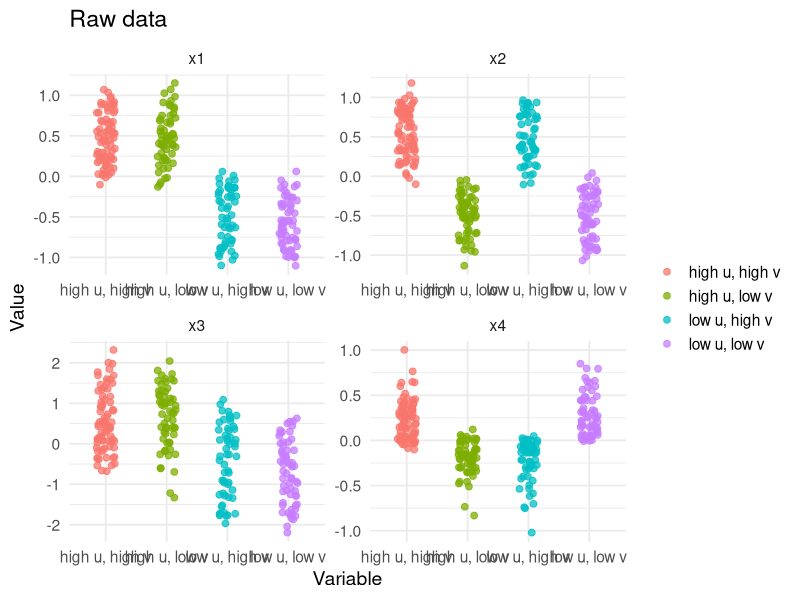
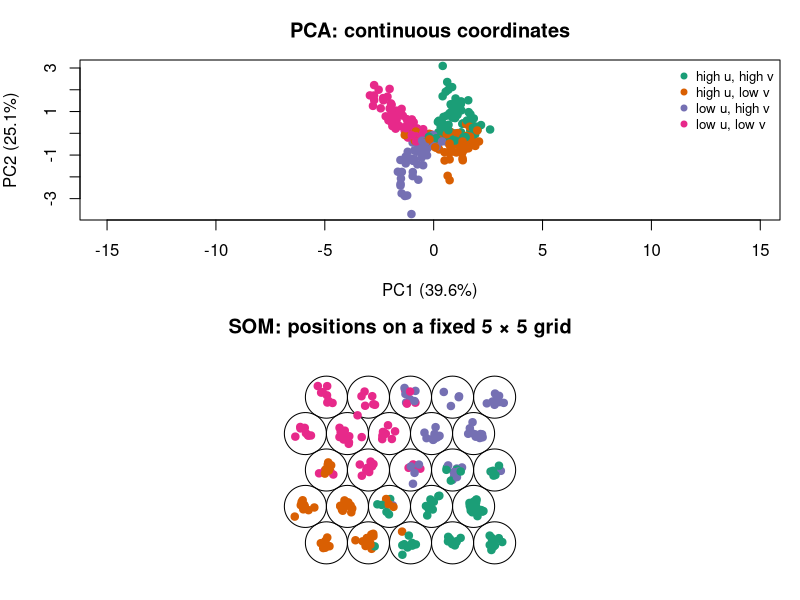
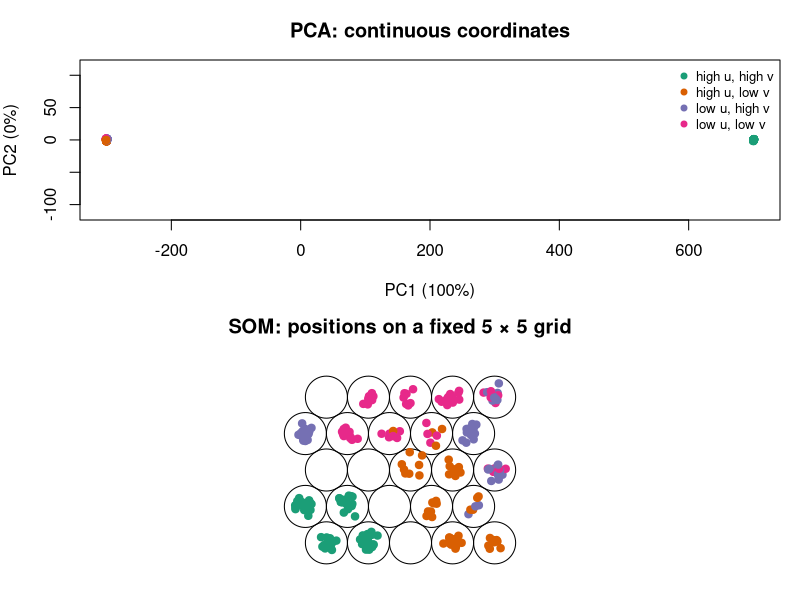
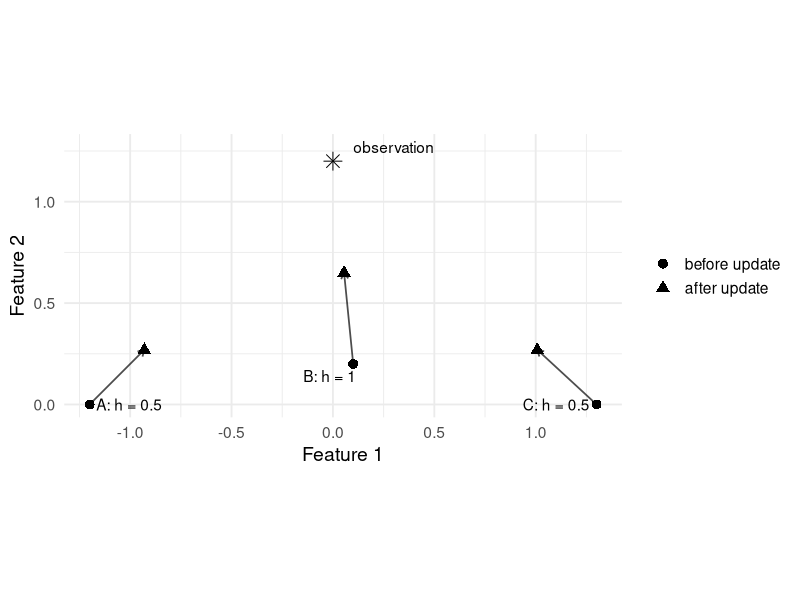
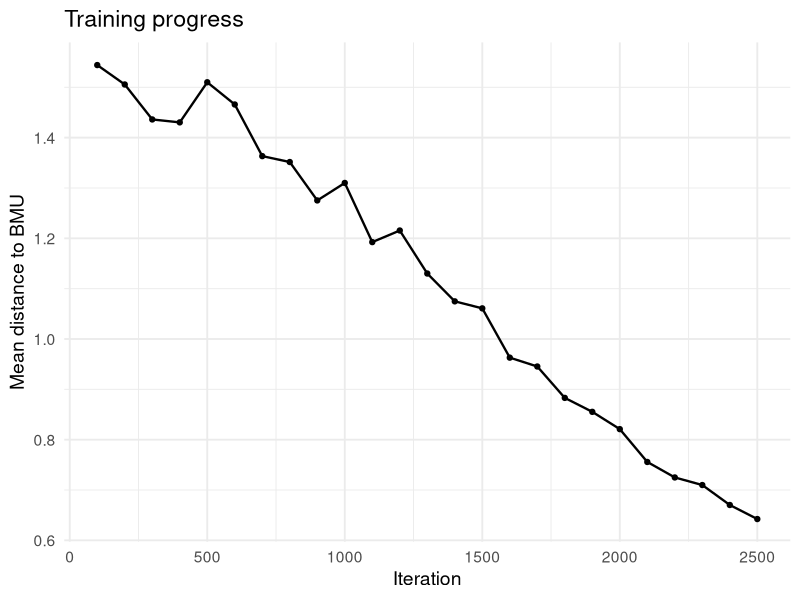
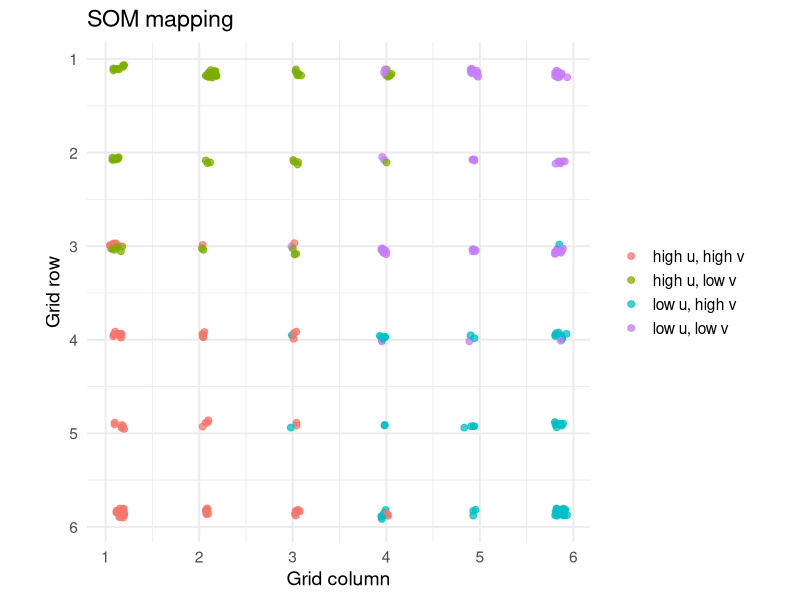
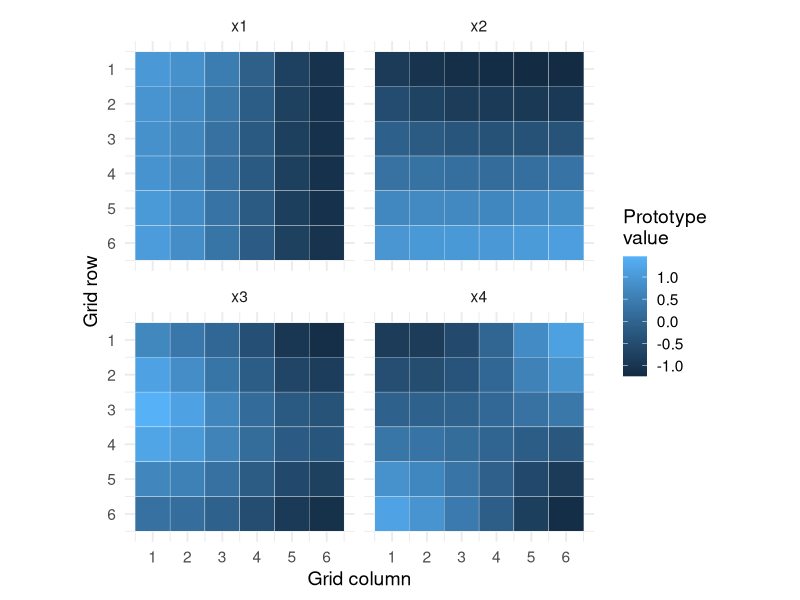
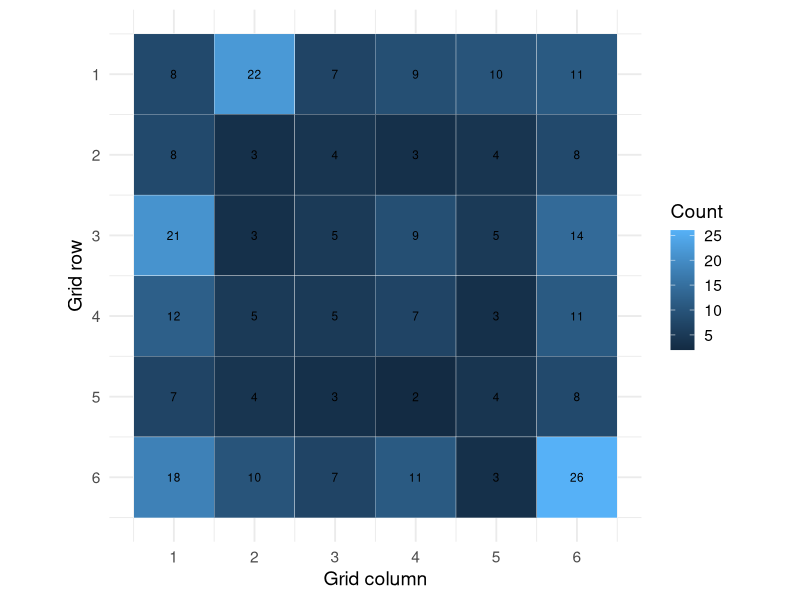

Source code (R) for these figures, in order:
## ---- chunk 1
#| label: setup
#| include: false

library(tibble)
library(dplyr)
library(tidyr)
library(purrr)
library(ggplot2)
library(cowplot)
library(ggrepel)
library(kohonen)

knitr::opts_chunk$set(
  fig.align = "center",
  out.width = "80%"
)

make_som_toy_data <- function(n = 300, seed = 5077) {
  set.seed(seed)

  u <- runif(n, min = -1, max = 1)
  v <- runif(n, min = -1, max = 1)

  x1 <- u + rnorm(n, sd = 0.10)
  x2 <- v + rnorm(n, sd = 0.10)
  x3 <- sin(pi * u) + cos(pi * v) + rnorm(n, sd = 0.15)
  x4 <- u * v + rnorm(n, sd = 0.08)

  group <- case_when(
    u >= 0 & v >= 0 ~ "high u, high v",
    u < 0 & v >= 0 ~ "low u, high v",
    u < 0 & v < 0 ~ "low u, low v",
    TRUE ~ "high u, low v"
  )

  tibble(
    observation = seq_len(n),
    u = u,
    v = v,
    group = group,
    x1 = x1,
    x2 = x2,
    x3 = x3,
    x4 = x4
  )
}

make_som_grid <- function(n_rows = 8, n_cols = 8) {
  expand.grid(
    row = seq_len(n_rows),
    col = seq_len(n_cols)
  ) |>
    as_tibble() |>
    mutate(unit = row_number()) |>
    select(unit, row, col)
}

initialise_codes <- function(x, grid, seed = 5077) {
  set.seed(seed)
  x <- as.matrix(x)

  selected <- sample(seq_len(nrow(x)), size = nrow(grid), replace = TRUE)

  x[selected, , drop = FALSE] +
    matrix(
      rnorm(nrow(grid) * ncol(x), sd = 0.05),
      nrow = nrow(grid),
      ncol = ncol(x)
    )
}

find_bmu <- function(x_i, codes) {
  which.min(rowSums((codes - matrix(
    x_i,
    nrow = nrow(codes),
    ncol = length(x_i),
    byrow = TRUE
  ))^2))
}

quantisation_error <- function(x, codes) {
  mean(
    apply(
      x,
      1,
      function(x_i) sqrt(min(rowSums((codes - matrix(
        x_i,
        nrow = nrow(codes),
        ncol = length(x_i),
        byrow = TRUE
      ))^2)))
    )
  )
}

train_som <- function(
  x,
  n_rows = 8,
  n_cols = 8,
  iterations = 2500,
  alpha_start = 0.35,
  alpha_end = 0.02,
  sigma_start = 4,
  sigma_end = 0.8,
  seed = 5077,
  trace_every = 100
) {
  set.seed(seed)
  x <- as.matrix(x)
  grid <- make_som_grid(n_rows = n_rows, n_cols = n_cols)
  codes <- initialise_codes(x, grid, seed = seed)

  trace_tbl <- tibble(
    iteration = 0,
    quantisation_error = quantisation_error(x, codes)
  )

  for (t in seq_len(iterations)) {
    progress <- t / iterations
    alpha_t <- alpha_start * (1 - progress) + alpha_end * progress
    sigma_t <- sigma_start * (1 - progress) + sigma_end * progress

    i <- sample(seq_len(nrow(x)), size = 1)
    x_i <- x[i, ]

    bmu <- find_bmu(x_i, codes)

    grid_distance <- sqrt(
      (grid$row - grid$row[bmu])^2 +
        (grid$col - grid$col[bmu])^2
    )

    h <- exp(-(grid_distance^2) / (2 * sigma_t^2))

    for (j in seq_len(nrow(codes))) {
      codes[j, ] <- codes[j, ] + alpha_t * h[j] * (x_i - codes[j, ])
    }

    if (t %% trace_every == 0) {
      trace_tbl <- bind_rows(
        trace_tbl,
        tibble(
          iteration = t,
          quantisation_error = quantisation_error(x, codes)
        )
      )
    }
  }

  list(
    grid = grid,
    codes = codes,
    trace = trace_tbl
  )
}

assign_bmus <- function(x, som_fit) {
  x <- as.matrix(x)

  tibble(
    observation = seq_len(nrow(x)),
    unit = apply(
      x,
      1,
      function(x_i) find_bmu(x_i, som_fit$codes)
    )
  ) |>
    left_join(som_fit$grid, by = "unit")
}

make_code_table <- function(som_fit, variable_names) {
  as_tibble(som_fit$codes) |>
    setNames(variable_names) |>
    mutate(unit = row_number()) |>
    left_join(som_fit$grid, by = "unit") |>
    pivot_longer(
      cols = all_of(variable_names),
      names_to = "variable",
      values_to = "prototype_value"
    )
}

make_u_matrix <- function(som_fit) {
  grid <- som_fit$grid
  codes <- som_fit$codes

  avg_neighbour_distance <- purrr::map_dbl(
    seq_len(nrow(grid)),
    function(j) {
      neighbour_id <- which(
        abs(grid$row - grid$row[j]) +
          abs(grid$col - grid$col[j]) == 1
      )

      if (length(neighbour_id) == 0) {
        return(NA_real_)
      }

      mean(
        purrr::map_dbl(
          neighbour_id,
          function(k) sqrt(sum((codes[j, ] - codes[k, ])^2))
        )
      )
    }
  )

  grid |>
    mutate(u_distance = avg_neighbour_distance)
}

manual_update_example <- function() {
  prototypes_before <- tibble(
    unit = c("A", "B", "C"),
    x = c(-1.2, 0.1, 1.3),
    y = c(0.0, 0.2, 0.0),
    h = c(0.5, 1.0, 0.5)
  )

  x_i <- c(0.0, 1.2)
  alpha <- 0.45

  prototypes_after <- prototypes_before |>
    mutate(
      x = x + alpha * h * (x_i[1] - x),
      y = y + alpha * h * (x_i[2] - y),
      stage = "after update"
    )

  prototypes_before |>
    mutate(stage = "before update") |>
    bind_rows(prototypes_after) |>
    mutate(
      stage = factor(stage, levels = c("before update", "after update"))
    )
}
## ---- chunk 2
#| echo: false
# Generate the same four-dimensional data for both methods
context_data <- make_som_toy_data(
  n = 250,
  seed = 5077
)

x_context <- context_data |>
  select(x1, x2, x3, x4) |>
  scale()

# Use consistent colours in both displays
group_levels <- sort(unique(context_data$group))

group_colours <- setNames(
  c("#1B9E77", "#D95F02", "#7570B3", "#E7298A"),
  group_levels
)

observation_colours <- unname(
  group_colours[context_data$group]
)

# PCA
pca_context <- prcomp(
  x_context,
  center = FALSE,
  scale. = FALSE
)

pca_scores <- pca_context$x[, 1:2]

variance_explained <- 100 *
  pca_context$sdev^2 /
  sum(pca_context$sdev^2)

# SOM with a fixed 5 by 5 hexagonal grid
set.seed(5077)

som_context <- kohonen::som(
  x_context,
  grid = kohonen::somgrid(
    xdim = 5,
    ydim = 5,
    topo = "hexagonal"
  ),
  rlen = 200,
  alpha = c(0.05, 0.01),
  keep.data = TRUE
)
## ---- chunk 3
#| label: fig-continuous-pca-discrete-som-raw
#| code-fold: true
#| code-summary: "Show PCA and SOM code"
#| fig-width: 8
#| fig-height: 10
#| out-width: "75%"
#| fig-cap: "Raw data."
plot_tbl_raw <- context_data |>
  dplyr::select(-c(u, v)) |>
  tidyr::pivot_longer(
    x1:x4,
    names_to = "var",
    values_to = "val"
  )
ggplot(plot_tbl_raw, aes(x = group, y = val, colour = group)) +
  geom_jitter(width = 0.15, size = 2, alpha = 0.75) +
  labs(
    x = "Variable",
    y = "Value",
    colour = NULL,
    title = "Raw data"
  ) +
  facet_wrap(~ var, nrow = 2, scales = "free") +
  theme_minimal(base_size = 14) 
## ---- chunk 4
#| label: fig-continuous-pca-discrete-som
#| code-fold: true
#| code-summary: "Show PCA and SOM code"
#| fig-width: 8
#| fig-height: 10
#| out-width: "75%"
#| fig-cap: "PCA gives continuous coordinates, whereas a SOM maps observations to positions on a fixed grid."
# Display the two representations one below the other
par(
  mfrow = c(2, 1),
  mar = c(4, 4, 3, 1)
)

plot(
  pca_scores,
  col = observation_colours,
  pch = 19,
  asp = 1,
  xlab = paste0(
    "PC1 (",
    round(variance_explained[1], 1),
    "%)"
  ),
  ylab = paste0(
    "PC2 (",
    round(variance_explained[2], 1),
    "%)"
  ),
  main = "PCA: continuous coordinates"
)

legend(
  "topright",
  legend = group_levels,
  col = group_colours[group_levels],
  pch = 19,
  bty = "n",
  cex = 0.8
)

plot(
  som_context,
  type = "mapping",
  pchs = 19,
  col = observation_colours,
  main = "SOM: positions on a fixed 5 × 5 grid",
  keepMargins = TRUE
)
## ---- chunk 5
#| label: fig-continuous-pca-discrete-som-extreme
#| code-fold: true
#| code-summary: "Show PCA and SOM code"
#| fig-width: 8
#| fig-height: 10
#| out-width: "75%"
#| fig-cap: "PCA gives continuous coordinates, whereas a SOM maps observations to positions on a fixed grid."

# Generate the same four-dimensional data for both methods
context_data <- context_data |>
  dplyr::mutate(
    x2 = ifelse(group == "high u, high v", x2 + 1e3, x2)
  )

x_context <- context_data |>
  select(x1, x2, x3, x4) |>
  scale(scale = FALSE)

# Use consistent colours in both displays
group_levels <- sort(unique(context_data$group))

group_colours <- setNames(
  c("#1B9E77", "#D95F02", "#7570B3", "#E7298A"),
  group_levels
)

observation_colours <- unname(
  group_colours[context_data$group]
)

# PCA
pca_context <- prcomp(
  x_context,
  center = FALSE,
  scale. = FALSE
)

pca_scores <- pca_context$x[, 1:2]

variance_explained <- 100 *
  pca_context$sdev^2 /
  sum(pca_context$sdev^2)

# SOM with a fixed 5 by 5 hexagonal grid
set.seed(5077)

som_context <- kohonen::som(
  x_context,
  grid = kohonen::somgrid(
    xdim = 5,
    ydim = 5,
    topo = "hexagonal"
  ),
  rlen = 200,
  alpha = c(0.05, 0.01),
  keep.data = TRUE
)

# Display the two representations one below the other
par(
  mfrow = c(2, 1),
  mar = c(4, 4, 3, 1)
)

plot(
  pca_scores,
  col = observation_colours,
  pch = 19,
  asp = 1,
  xlab = paste0(
    "PC1 (",
    round(variance_explained[1], 1),
    "%)"
  ),
  ylab = paste0(
    "PC2 (",
    round(variance_explained[2], 1),
    "%)"
  ),
  main = "PCA: continuous coordinates"
)

legend(
  "topright",
  legend = group_levels,
  col = group_colours[group_levels],
  pch = 19,
  bty = "n",
  cex = 0.8
)

plot(
  som_context,
  type = "mapping",
  pchs = 19,
  col = observation_colours,
  main = "SOM: positions on a fixed 5 × 5 grid",
  keepMargins = TRUE
)
## ---- chunk 6
#| label: fig-manual-update
#| code-fold: true
#| code-summary: "Show update example code"
#| fig-width: 7
#| fig-height: 4.5
#| out-width: "70%"
#| fig-cap: "A SOM update moves the BMU most strongly, while neighbouring units move less strongly."

update_tbl <- manual_update_example()
observation_tbl <- tibble(x = 0, y = 1.2)

before_tbl <- update_tbl |>
  filter(stage == "before update") |>
  select(unit, x_before = x, y_before = y, h)

after_tbl <- update_tbl |>
  filter(stage == "after update") |>
  select(unit, x_after = x, y_after = y)

arrow_tbl <- before_tbl |>
  left_join(after_tbl, by = "unit")

ggplot() +
  geom_segment(
    data = arrow_tbl,
    aes(x = x_before, y = y_before, xend = x_after, yend = y_after),
    arrow = arrow(length = grid::unit(0.18, "cm")),
    linewidth = 0.6,
    alpha = 0.7
  ) +
  geom_point(
    data = update_tbl,
    aes(x = x, y = y, shape = stage),
    size = 3
  ) +
  geom_text_repel(
    data = update_tbl |> filter(stage == "before update"),
    aes(x = x, y = y, label = paste0(unit, ": h = ", h)),
    seed = 5077
  ) +
  geom_point(
    data = observation_tbl,
    aes(x = x, y = y),
    size = 4,
    pch = 8
  ) +
  annotate("text", x = 0.10, y = 1.27, label = "observation", hjust = 0) +
  coord_equal() +
  labs(
    x = "Feature 1",
    y = "Feature 2",
    shape = NULL
  ) +
  theme_minimal(base_size = 14)
## ---- chunk 7
#| label: som-train-toy
#| code-fold: true
#| code-summary: "Show SOM training code"

analysis_data <- make_som_toy_data(n = 300, seed = 5077)

x_som <- analysis_data |>
  select(x1, x2, x3, x4) |>
  scale()

som_fit <- train_som(
  x = x_som,
  n_rows = 6,
  n_cols = 6,
  iterations = 2500,
  alpha_start = 0.35,
  alpha_end = 0.02,
  sigma_start = 4,
  sigma_end = 0.8,
  seed = 5077,
  trace_every = 100
)

som_assignment <- assign_bmus(x_som, som_fit) |>
  left_join(analysis_data, by = "observation")

code_tbl <- make_code_table(
  som_fit,
  variable_names = c("x1", "x2", "x3", "x4")
)

u_tbl <- make_u_matrix(som_fit)
## ---- chunk 8
#| label: fig-som-training-progress
#| code-fold: true
#| code-summary: "Show training progress code"
#| fig-width: 7
#| fig-height: 4.5
#| out-width: "70%"
#| fig-cap: "The quantisation error decreases as the prototypes adapt to the data."

som_fit$trace |>
  dplyr::filter(iteration > 0) |>
  ggplot(aes(x = iteration, y = quantisation_error)) +
  geom_line(linewidth = 0.8) +
  geom_point(size = 1.5) +
  labs(
    x = "Iteration",
    y = "Mean distance to BMU",
    title = "Training progress"
  ) +
  theme_minimal(base_size = 14)
## ---- chunk 9
#| label: fig-som-fitted-mapping
#| code-fold: true
#| code-summary: "Show fitted map code"
#| fig-width: 7
#| fig-height: 6
#| out-width: "70%"
#| fig-cap: "Each observation is mapped to the grid position of its best matching unit."

ggplot(som_assignment, aes(x = col, y = row, colour = group)) +
  geom_point(
    position = position_jitter(width = 0.20, height = 0.20, seed = 5077),
    size = 2,
    alpha = 0.75
  ) +
  scale_y_reverse(breaks = sort(unique(som_assignment$row))) +
  scale_x_continuous(breaks = sort(unique(som_assignment$col))) +
  coord_equal() +
  labs(
    x = "Grid column",
    y = "Grid row",
    colour = NULL,
    title = "SOM mapping"
  ) +
  theme_minimal(base_size = 14)
## ---- chunk 10
#| label: fig-som-component-planes
#| code-fold: true
#| code-summary: "Show component plane code"
#| fig-width: 8
#| fig-height: 6
#| out-width: "80%"
#| fig-cap: "Component planes show how each original variable changes across the SOM grid."

code_tbl |>
  ggplot(aes(x = col, y = row, fill = prototype_value)) +
  geom_tile(colour = "white") +
  facet_wrap(~ variable, nrow = 2) +
  scale_y_reverse(breaks = sort(unique(code_tbl$row))) +
  scale_x_continuous(breaks = sort(unique(code_tbl$col))) +
  coord_equal() +
  labs(
    x = "Grid column",
    y = "Grid row",
    fill = "Prototype\nvalue"
  ) +
  theme_minimal(base_size = 14)
## ---- chunk 11
#| label: fig-som-node-counts
#| code-fold: true
#| code-summary: "Show node count code"
#| fig-width: 7
#| fig-height: 6
#| out-width: "70%"
#| fig-cap: "Node counts show how many observations are represented by each grid unit."

count_tbl <- som_assignment |>
  count(row, col, name = "n") |>
  right_join(som_fit$grid, by = c("row", "col")) |>
  mutate(n = replace_na(n, 0))

count_tbl |>
  ggplot(aes(x = col, y = row, fill = n)) +
  geom_tile(colour = "white") +
  geom_text(aes(label = n), size = 3) +
  scale_y_reverse(breaks = sort(unique(count_tbl$row))) +
  scale_x_continuous(breaks = sort(unique(count_tbl$col))) +
  coord_equal() +
  labs(
    x = "Grid column",
    y = "Grid row",
    fill = "Count"
  ) +
  theme_minimal(base_size = 14)
## ---- chunk 12
#| label: fig-som-u-matrix
#| code-fold: true
#| code-summary: "Show U-matrix code"
#| fig-width: 7
#| fig-height: 6
#| out-width: "70%"
#| fig-cap: "The U-matrix highlights regions where neighbouring prototypes are relatively different."

u_tbl |>
  ggplot(aes(x = col, y = row, fill = u_distance)) +
  geom_tile(colour = "white") +
  scale_y_reverse(breaks = sort(unique(u_tbl$row))) +
  scale_x_continuous(breaks = sort(unique(u_tbl$col))) +
  coord_equal() +
  labs(
    x = "Grid column",
    y = "Grid row",
    fill = "Neighbour\ndistance"
  ) +
  theme_minimal(base_size = 14)
